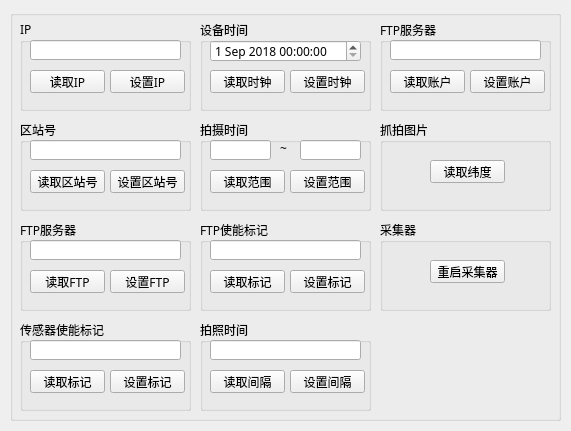
<?xml version="1.0" encoding="UTF-8"?>
<ui version="4.0">
 <class>QtGuiClass</class>
 <widget class="QWidget" name="QtGuiClass">
  <property name="windowModality">
   <enum>Qt::WindowModal</enum>
  </property>
  <property name="geometry">
   <rect>
    <x>0</x>
    <y>0</y>
    <width>571</width>
    <height>431</height>
   </rect>
  </property>
  <property name="font">
   <font>
    <family>微软雅黑</family>
    <pointsize>9</pointsize>
   </font>
  </property>
  <property name="windowTitle">
   <string>终端控制</string>
  </property>
  <widget class="QGroupBox" name="groupBox">
   <property name="geometry">
    <rect>
     <x>10</x>
     <y>10</y>
     <width>551</width>
     <height>411</height>
    </rect>
   </property>
   <property name="title">
    <string/>
   </property>
   <widget class="QGroupBox" name="groupBox_time">
    <property name="geometry">
     <rect>
      <x>190</x>
      <y>10</y>
      <width>171</width>
      <height>91</height>
     </rect>
    </property>
    <property name="title">
     <string>设备时间</string>
    </property>
    <widget class="QDateTimeEdit" name="RdateTimeEdit">
     <property name="geometry">
      <rect>
       <x>10</x>
       <y>20</y>
       <width>151</width>
       <height>22</height>
      </rect>
     </property>
     <property name="dateTime">
      <datetime>
       <hour>0</hour>
       <minute>0</minute>
       <second>0</second>
       <year>2018</year>
       <month>9</month>
       <day>1</day>
      </datetime>
     </property>
    </widget>
    <widget class="QPushButton" name="RTimeBtn">
     <property name="geometry">
      <rect>
       <x>10</x>
       <y>50</y>
       <width>75</width>
       <height>23</height>
      </rect>
     </property>
     <property name="text">
      <string>读取时钟</string>
     </property>
    </widget>
    <widget class="QPushButton" name="WTimeBtn">
     <property name="geometry">
      <rect>
       <x>90</x>
       <y>50</y>
       <width>75</width>
       <height>23</height>
      </rect>
     </property>
     <property name="text">
      <string>设置时钟</string>
     </property>
    </widget>
   </widget>
   <widget class="QGroupBox" name="groupBox_IP">
    <property name="geometry">
     <rect>
      <x>10</x>
      <y>10</y>
      <width>171</width>
      <height>91</height>
     </rect>
    </property>
    <property name="title">
     <string>IP</string>
    </property>
    <widget class="QPushButton" name="RIPBtn">
     <property name="geometry">
      <rect>
       <x>10</x>
       <y>50</y>
       <width>75</width>
       <height>23</height>
      </rect>
     </property>
     <property name="text">
      <string>读取IP</string>
     </property>
    </widget>
    <widget class="QPushButton" name="WIPBtn">
     <property name="geometry">
      <rect>
       <x>90</x>
       <y>50</y>
       <width>75</width>
       <height>23</height>
      </rect>
     </property>
     <property name="text">
      <string>设置IP</string>
     </property>
    </widget>
    <widget class="QLineEdit" name="lineEdit_IP">
     <property name="geometry">
      <rect>
       <x>10</x>
       <y>20</y>
       <width>151</width>
       <height>20</height>
      </rect>
     </property>
    </widget>
   </widget>
   <widget class="QGroupBox" name="groupBox_QZ">
    <property name="geometry">
     <rect>
      <x>10</x>
      <y>110</y>
      <width>171</width>
      <height>91</height>
     </rect>
    </property>
    <property name="title">
     <string>区站号</string>
    </property>
    <widget class="QPushButton" name="RQZBtn">
     <property name="geometry">
      <rect>
       <x>10</x>
       <y>50</y>
       <width>75</width>
       <height>23</height>
      </rect>
     </property>
     <property name="text">
      <string>读取区站号</string>
     </property>
    </widget>
    <widget class="QPushButton" name="WQZBtn">
     <property name="geometry">
      <rect>
       <x>90</x>
       <y>50</y>
       <width>75</width>
       <height>23</height>
      </rect>
     </property>
     <property name="text">
      <string>设置区站号</string>
     </property>
    </widget>
    <widget class="QLineEdit" name="lineEdit_QZ">
     <property name="geometry">
      <rect>
       <x>10</x>
       <y>20</y>
       <width>151</width>
       <height>20</height>
      </rect>
     </property>
    </widget>
   </widget>
   <widget class="QGroupBox" name="groupBox_FTPSEVER">
    <property name="geometry">
     <rect>
      <x>10</x>
      <y>210</y>
      <width>171</width>
      <height>91</height>
     </rect>
    </property>
    <property name="title">
     <string>FTP服务器</string>
    </property>
    <widget class="QPushButton" name="RFTPSERVERBtn">
     <property name="geometry">
      <rect>
       <x>10</x>
       <y>50</y>
       <width>75</width>
       <height>23</height>
      </rect>
     </property>
     <property name="text">
      <string>读取FTP</string>
     </property>
    </widget>
    <widget class="QPushButton" name="WFTPSERVERBtn">
     <property name="geometry">
      <rect>
       <x>90</x>
       <y>50</y>
       <width>75</width>
       <height>23</height>
      </rect>
     </property>
     <property name="text">
      <string>设置FTP</string>
     </property>
    </widget>
    <widget class="QLineEdit" name="lineEdit_FTPSERVER">
     <property name="geometry">
      <rect>
       <x>10</x>
       <y>20</y>
       <width>151</width>
       <height>20</height>
      </rect>
     </property>
    </widget>
   </widget>
   <widget class="QGroupBox" name="groupBox_FF">
    <property name="geometry">
     <rect>
      <x>190</x>
      <y>210</y>
      <width>171</width>
      <height>91</height>
     </rect>
    </property>
    <property name="title">
     <string>FTP使能标记</string>
    </property>
    <widget class="QPushButton" name="RFFBtn">
     <property name="geometry">
      <rect>
       <x>10</x>
       <y>50</y>
       <width>75</width>
       <height>23</height>
      </rect>
     </property>
     <property name="text">
      <string>读取标记</string>
     </property>
    </widget>
    <widget class="QPushButton" name="WFFBtn">
     <property name="geometry">
      <rect>
       <x>90</x>
       <y>50</y>
       <width>75</width>
       <height>23</height>
      </rect>
     </property>
     <property name="text">
      <string>设置标记</string>
     </property>
    </widget>
    <widget class="QLineEdit" name="lineEdit_FF">
     <property name="geometry">
      <rect>
       <x>10</x>
       <y>20</y>
       <width>151</width>
       <height>20</height>
      </rect>
     </property>
    </widget>
   </widget>
   <widget class="QGroupBox" name="groupBox_SF">
    <property name="geometry">
     <rect>
      <x>10</x>
      <y>310</y>
      <width>171</width>
      <height>91</height>
     </rect>
    </property>
    <property name="title">
     <string>传感器使能标记</string>
    </property>
    <widget class="QPushButton" name="RSFBtn">
     <property name="geometry">
      <rect>
       <x>10</x>
       <y>50</y>
       <width>75</width>
       <height>23</height>
      </rect>
     </property>
     <property name="text">
      <string>读取标记</string>
     </property>
    </widget>
    <widget class="QPushButton" name="WSFBtn">
     <property name="geometry">
      <rect>
       <x>90</x>
       <y>50</y>
       <width>75</width>
       <height>23</height>
      </rect>
     </property>
     <property name="text">
      <string>设置标记</string>
     </property>
    </widget>
    <widget class="QLineEdit" name="lineEdit_SF">
     <property name="geometry">
      <rect>
       <x>10</x>
       <y>20</y>
       <width>151</width>
       <height>20</height>
      </rect>
     </property>
    </widget>
   </widget>
   <widget class="QGroupBox" name="groupBox_CAPINTERVAL">
    <property name="geometry">
     <rect>
      <x>190</x>
      <y>310</y>
      <width>171</width>
      <height>91</height>
     </rect>
    </property>
    <property name="title">
     <string>拍照时间</string>
    </property>
    <widget class="QPushButton" name="RCAPINTERVALBtn">
     <property name="geometry">
      <rect>
       <x>10</x>
       <y>50</y>
       <width>75</width>
       <height>23</height>
      </rect>
     </property>
     <property name="text">
      <string>读取间隔</string>
     </property>
    </widget>
    <widget class="QPushButton" name="WCAPINTERVALBtn">
     <property name="geometry">
      <rect>
       <x>90</x>
       <y>50</y>
       <width>75</width>
       <height>23</height>
      </rect>
     </property>
     <property name="text">
      <string>设置间隔</string>
     </property>
    </widget>
    <widget class="QLineEdit" name="lineEdit_CAPINTERVAL">
     <property name="geometry">
      <rect>
       <x>10</x>
       <y>20</y>
       <width>151</width>
       <height>20</height>
      </rect>
     </property>
    </widget>
   </widget>
   <widget class="QGroupBox" name="groupBox_CAPTIME">
    <property name="geometry">
     <rect>
      <x>190</x>
      <y>110</y>
      <width>171</width>
      <height>91</height>
     </rect>
    </property>
    <property name="title">
     <string>拍摄时间</string>
    </property>
    <widget class="QPushButton" name="RCAPTIMEBtn">
     <property name="geometry">
      <rect>
       <x>10</x>
       <y>50</y>
       <width>75</width>
       <height>23</height>
      </rect>
     </property>
     <property name="text">
      <string>读取范围</string>
     </property>
    </widget>
    <widget class="QPushButton" name="WCAPTIMEBtn">
     <property name="geometry">
      <rect>
       <x>90</x>
       <y>50</y>
       <width>75</width>
       <height>23</height>
      </rect>
     </property>
     <property name="text">
      <string>设置范围</string>
     </property>
    </widget>
    <widget class="QLineEdit" name="lineEdit_BTIME">
     <property name="geometry">
      <rect>
       <x>10</x>
       <y>20</y>
       <width>61</width>
       <height>20</height>
      </rect>
     </property>
    </widget>
    <widget class="QLineEdit" name="lineEdit_ETIME">
     <property name="geometry">
      <rect>
       <x>100</x>
       <y>20</y>
       <width>61</width>
       <height>20</height>
      </rect>
     </property>
    </widget>
    <widget class="QLabel" name="label">
     <property name="geometry">
      <rect>
       <x>80</x>
       <y>20</y>
       <width>16</width>
       <height>16</height>
      </rect>
     </property>
     <property name="text">
      <string>~</string>
     </property>
    </widget>
   </widget>
   <widget class="QGroupBox" name="groupBox_SHAPSHOT">
    <property name="geometry">
     <rect>
      <x>370</x>
      <y>110</y>
      <width>171</width>
      <height>91</height>
     </rect>
    </property>
    <property name="title">
     <string>抓拍图片</string>
    </property>
    <widget class="QPushButton" name="SHAPSHOTBtn">
     <property name="geometry">
      <rect>
       <x>50</x>
       <y>40</y>
       <width>75</width>
       <height>23</height>
      </rect>
     </property>
     <property name="text">
      <string>读取纬度</string>
     </property>
    </widget>
   </widget>
   <widget class="QGroupBox" name="groupBox_RESET">
    <property name="geometry">
     <rect>
      <x>370</x>
      <y>210</y>
      <width>171</width>
      <height>91</height>
     </rect>
    </property>
    <property name="title">
     <string>采集器</string>
    </property>
    <widget class="QPushButton" name="RESETBtn">
     <property name="geometry">
      <rect>
       <x>50</x>
       <y>40</y>
       <width>75</width>
       <height>23</height>
      </rect>
     </property>
     <property name="text">
      <string>重启采集器</string>
     </property>
    </widget>
   </widget>
   <widget class="QGroupBox" name="groupBox_FTPADMIN">
    <property name="geometry">
     <rect>
      <x>370</x>
      <y>10</y>
      <width>171</width>
      <height>91</height>
     </rect>
    </property>
    <property name="title">
     <string>FTP服务器</string>
    </property>
    <widget class="QPushButton" name="RFTPADMINBtn">
     <property name="geometry">
      <rect>
       <x>10</x>
       <y>50</y>
       <width>75</width>
       <height>23</height>
      </rect>
     </property>
     <property name="text">
      <string>读取账户</string>
     </property>
    </widget>
    <widget class="QPushButton" name="WFTPADMINBtn">
     <property name="geometry">
      <rect>
       <x>90</x>
       <y>50</y>
       <width>75</width>
       <height>23</height>
      </rect>
     </property>
     <property name="text">
      <string>设置账户</string>
     </property>
    </widget>
    <widget class="QLineEdit" name="lineEdit_FTPADMIN">
     <property name="geometry">
      <rect>
       <x>10</x>
       <y>20</y>
       <width>151</width>
       <height>20</height>
      </rect>
     </property>
    </widget>
   </widget>
  </widget>
 </widget>
 <layoutdefault spacing="6" margin="11"/>
 <tabstops>
  <tabstop>lineEdit_IP</tabstop>
  <tabstop>RIPBtn</tabstop>
  <tabstop>WIPBtn</tabstop>
  <tabstop>RdateTimeEdit</tabstop>
  <tabstop>RTimeBtn</tabstop>
  <tabstop>WTimeBtn</tabstop>
  <tabstop>lineEdit_FTPADMIN</tabstop>
  <tabstop>RFTPADMINBtn</tabstop>
  <tabstop>WFTPADMINBtn</tabstop>
  <tabstop>lineEdit_QZ</tabstop>
  <tabstop>RQZBtn</tabstop>
  <tabstop>WQZBtn</tabstop>
  <tabstop>lineEdit_BTIME</tabstop>
  <tabstop>RCAPTIMEBtn</tabstop>
  <tabstop>lineEdit_ETIME</tabstop>
  <tabstop>WCAPTIMEBtn</tabstop>
  <tabstop>SHAPSHOTBtn</tabstop>
  <tabstop>lineEdit_FTPSERVER</tabstop>
  <tabstop>RFTPSERVERBtn</tabstop>
  <tabstop>WFTPSERVERBtn</tabstop>
  <tabstop>lineEdit_FF</tabstop>
  <tabstop>RFFBtn</tabstop>
  <tabstop>WFFBtn</tabstop>
  <tabstop>RESETBtn</tabstop>
  <tabstop>lineEdit_SF</tabstop>
  <tabstop>RSFBtn</tabstop>
  <tabstop>WSFBtn</tabstop>
  <tabstop>lineEdit_CAPINTERVAL</tabstop>
  <tabstop>RCAPINTERVALBtn</tabstop>
  <tabstop>WCAPINTERVALBtn</tabstop>
 </tabstops>
 <resources/>
 <connections/>
</ui>
